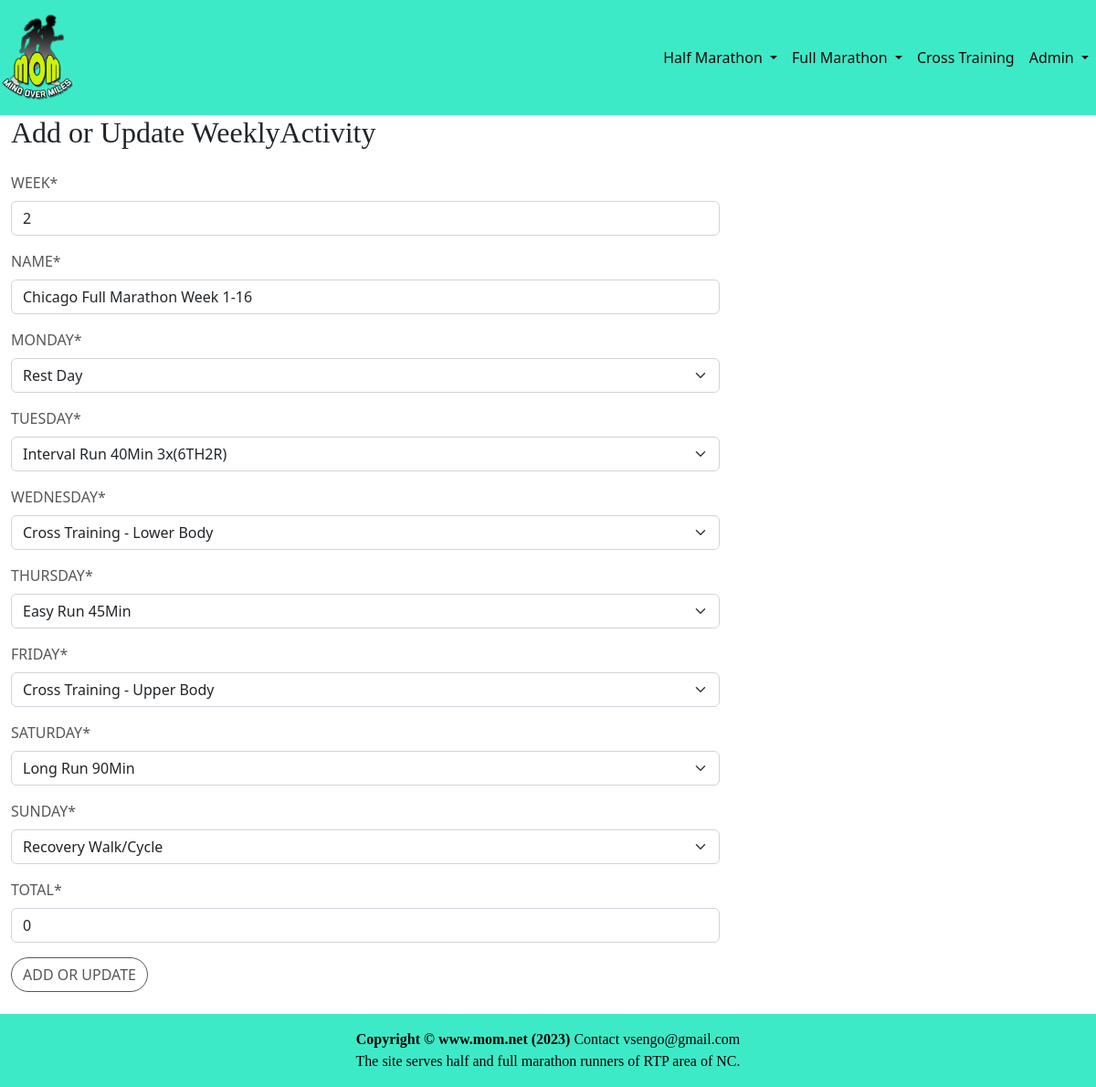
/training/weeklyActivityUpd3 (signed in), run on the app's committed database.
### training/models.py (models this page shows, shortened)
class WeeklyActivity(models.Model):
    week = models.SmallIntegerField()
    name = models.CharField(max_length=64,default="")
    monday = models.ForeignKey(Activity, on_delete=models.CASCADE, related_name="monday")
    tuesday = models.ForeignKey(Activity, on_delete=models.CASCADE, related_name="tuesday")
    wednesday = models.ForeignKey(Activity, on_delete=models.CASCADE, related_name="wednesday")
    thursday = models.ForeignKey(Activity, on_delete=models.CASCADE, related_name="thursday")
    friday = models.ForeignKey(Activity, on_delete=models.CASCADE, related_name="friday")
    saturday = models.ForeignKey(Activity, on_delete=models.CASCADE, related_name="saturday")
    sunday = models.ForeignKey(Activity, on_delete=models.CASCADE, related_name="sunday")
    total = models.SmallIntegerField(default=0)

class Activity(models.Model):
    Activity_type = [
        ('RUN','Run'),
        ('XTRAIN', 'XTrain'),
        ('REST','Rest')
    ]
    type = models.CharField(max_length=16,choices=Activity_type)
    name = models.CharField(max_length=64)
    distance = models.DecimalField(max_digits=4,decimal_places=2,null=True,blank=True)
    detail = models.CharField(max_length=512,null=True,blank=True)
    minutes = models.SmallIntegerField(null=True,blank=True)
    url  = models.URLField(null=True,blank=True)
    def __str__(self):
        return "%s"%(self.name)

### training/views.py (the view, shortened to what this page needs)
# urls.py: re_path(r'weeklyActivityUpd(?P<pk>\d+)', weeklyActivityUpdView,  name='weeklyActivityUpd'),
@login_required
def weeklyActivityUpdView(request,pk):
    if request.method == 'GET':
        if pk=='x':
            form = WeeklyActivityForm()
            run = WeeklyActivity()
        else:
            run = WeeklyActivity.objects.get(id=pk)
        form  = WeeklyActivityForm(instance = run)
        form_name="WeeklyActivity"
        return render(request,template_name='common_form.html',context={'form':form, 'form_name':form_name})

### training/forms.py (shortened to what this page needs)
class WeeklyActivityForm(forms.ModelForm):
    class Meta:
        model = WeeklyActivity
        fields = "__all__"

### accounts/templates/common_form.html (shortened to what this page needs)
{% extends 'home/base.html' %}
{% block content %}
{% load static %}
{% load crispy_forms_tags %}
<div class="container-fluid">
    <div class="row no-gutter">
        <div class="col-md-6 col-lg-8">
        <h2 class="login-heading mb-4">Add or Update {{form_name}}</h2>
            <form method="post" enctype="multipart/form-data">
                {{ form | crispy}}
                <div>
                    <button type="submit" class="btn btn-dark btn-md">Add or Update</button>
                </div>
            </form>
        </div>
    </div>
</div>
{% include 'home/footer.html' %}
{% endblock %}

### home/templates/home/base.html (shortened to what this page needs)
<!DOCTYPE html>
<html lang="en">
<head>
    <link href="https://cdn.jsdelivr.net/npm/bootstrap@5.2.1/dist/css/bootstrap.min.css" rel="stylesheet">
    {% load static %}
    <link href="{% static 'css/home.css' %}" rel="stylesheet"/>
</head>
<body>
<div id="page-content-wrapper">
    <nav class="navbar navbar-expand-lg navbar-dark bg-red">
        <div class="navbar-brand">
            <a href="/"><img src="{% static 'images/momlogo.png' %}" alt="MoM Logo" width="80"></a>
        </div>
        <div class="collapse navbar-collapse" id="navbarSupportedContent">
            <ul class="navbar-nav ms-auto mb-2 mb-lg-0">
              <li class="nav-item">
                <div class="dropdown">
                        <a class="nav-link dropdown-toggle" data-bs-toggle="dropdown" href="#">Half Marathon </a>
                </div>
              </li>
              <li class="nav-item">
                <div class="dropdown">
                    <a class="nav-link dropdown-toggle" data-bs-toggle="dropdown" href="#">Full Marathon </a>
                </div>
              </li>
              <li class="nav-item">
                <a class="nav-link" href="#">Cross Training</a>
              </li>
              <li class="nav-item">
                <div class="dropdown">
                    {% if user.is_authenticated %}
                        <a class="nav-link dropdown-toggle" data-bs-toggle="dropdown" href="#">{{user.first_name}}   </a>
                    {% else %}
                        <a class="nav-link dropdown-toggle" data-bs-toggle="dropdown" href="#">LogIn</a>
                        <ul class="dropdown-menu">
                        <li><a class="dropdown-item" href={% url 'accounts:login' %}>Log In</a></li>
                        <li><a class="dropdown-item" href={% url 'accounts:signup' %}>Sign Up</a></li>
                        </ul>
                    {% endif %}
                </div>
            </li>
            </ul>
        </div>
    </nav>
    <div id="wrapper">
        {% block content %}
        {% endblock %}
    </div>
</div>
</body>
</html>

### home/static/css/home.css (style rules this page uses)
body { overflow-x: hidden; }
h1, h2, h3, h4, h5, h6, p { font-family: 'Merriweather'; }
.card-header, a:link { text-transform: uppercase; font-weight: 200; color: #585656; }
.archive-link, a:link { text-transform:capitalize; text-align:left; font-weight:normal; color: #585656; }
.login-heading { font-weight: 300; }
#page-content-wrapper .btn { text-transform: uppercase; font-weight: 500; color: #585656; background-color: #fff; border-color: #585656; border-radius: 20px; transition: all 0.3s ease 0s; cursor: pointer; outline: none; }
#page-content-wrapper { min-width: 100vw; }
.add-news, label { text-transform: uppercase; font-weight: 500; color: #585656; }
@media (min-width: 768px) { #page-content-wrapper { min-width: 0; width: 100%; } }
.navbar-dark { background:#82063B; }

### home/templates/home/base.html (style rules this page uses)
.bg-red { background:#3deac7; }
.nav-link { color:rgb(34, 8, 8)!important; }

### data on the page
WeeklyActivity: week "2", name "Chicago Full Marathon Week 1-16", monday "Rest Day", tuesday "Interval Run 40Min 3x(6TH2R)", wednesday "Cross Training - Lower Body", thursday "Easy Run 45Min", friday "Cross Training - Upper Body", saturday "Long Run 90Min", sunday "Recovery Walk/Cycle", total "0"

### other printed values
{{ user.first_name }} "Admin"
